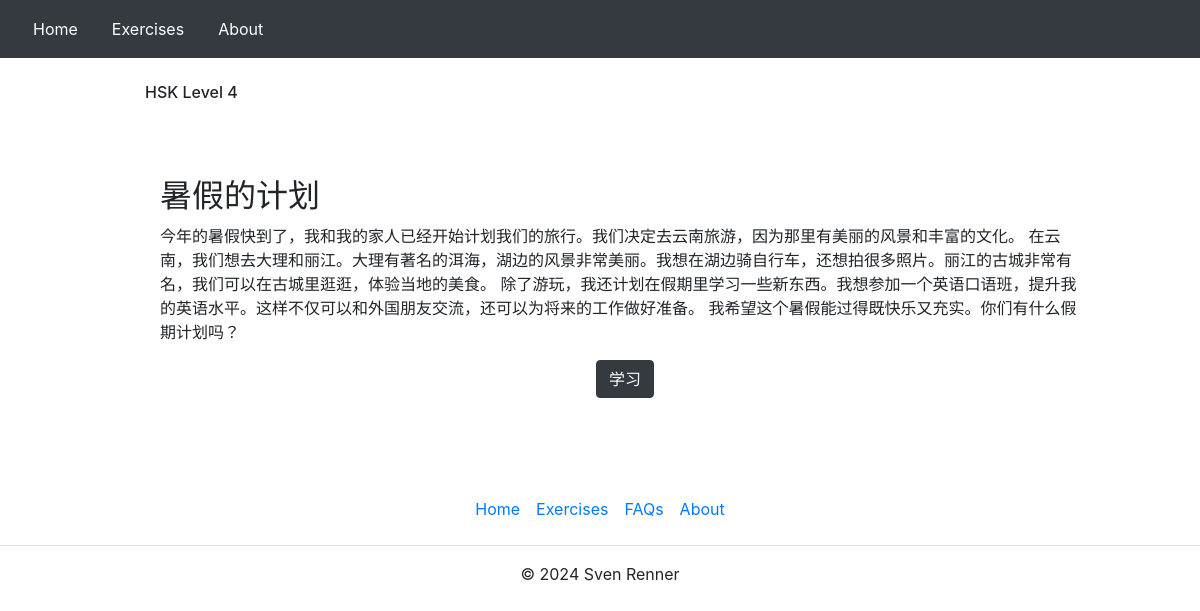
Screenshot of /chinese_hsk/hsk/4/ with the database file from the repository.
### chinese_hsk/models.py (models this page shows, shortened)
class TextMeta(models.Model):
    text_id = models.AutoField(primary_key=True)
    hsk_level = models.IntegerField()
    source = models.ForeignKey(Source, on_delete=models.CASCADE)  # Linking to Source

class TextTitle(models.Model):
    text_id = models.OneToOneField(TextMeta, on_delete=models.CASCADE)
    text_name = models.CharField(max_length=255)

class TextFull(models.Model):
    text_id = models.OneToOneField(TextMeta, on_delete=models.CASCADE)
    text_full = models.TextField()

### chinese_hsk/views.py (the view)
# urls.py: path('hsk/<int:hsk_level>/', hsk_texts, name='hsk_texts'),
def hsk_texts(request, hsk_level):
    texts = TextMeta.objects.filter(hsk_level=hsk_level).select_related('texttitle')
    context = {
        'texts': texts,
        'hsk_level': hsk_level,
    }
    return render(request, 'chinese_hsk/hsk_texts.html', context)

### chinese_hsk/templates/chinese_hsk/hsk_texts.html
{% extends "chinese_hsk/layout.html" %}
{% block body %}
<div class="container">
    <h6 style="margin: 25px 50px 75px 100px">HSK Level {{ hsk_level }} </h6>
    {% for text in texts %}
        <div class="col-md-auto" style="margin: 25px 50px 75px 100px">
            <h2>{{ text.texttitle.text_name }}</h2>
            <p>{{ text.textfull.text_full }}</p>
            {% if text.textparagraph_set.first %}
            <div class="text-center">
                <a href="{% url 'paragraph_blankedeasy' text_id=text.text_id p_number=1 %}"class="btn btn-dark">学习</a>
            </div>
            {% else %}
                <p><em>No paragraphs available for this text.</em></p>
            {% endif %}
        </div>
    {% empty %}
        <li>No texts available for this HSK level.</li>
    {% endfor %}
</div>
{% endblock %}

### rows the page displays
TextMeta: texttitle.text_name "暑假的计划", textfull.text_full "今年的暑假快到了，我和我的家人已经开始计划我们的旅行。我们决定去云南旅游，因为那里有美丽的风景和丰富的文化。 在云南，我们想去大理和丽江。大理有著名的洱海，湖边的风景非常美丽。我想在湖边骑自行车，还想拍很多照片。丽江的古城非常有名，我们可以在古城里逛逛，体验当地的美食。 除了游玩，我还计划在假期里学习一些新东西。我想参加一个英语口语班，提升我的英语水平。这样不仅可以和外国朋友交流，还可以为将来的工作做好准备。 我希望这个暑假能过得既快乐又充实。你们有什么假期计划吗？"

### other values shown
{{ hsk_level }} "4"
